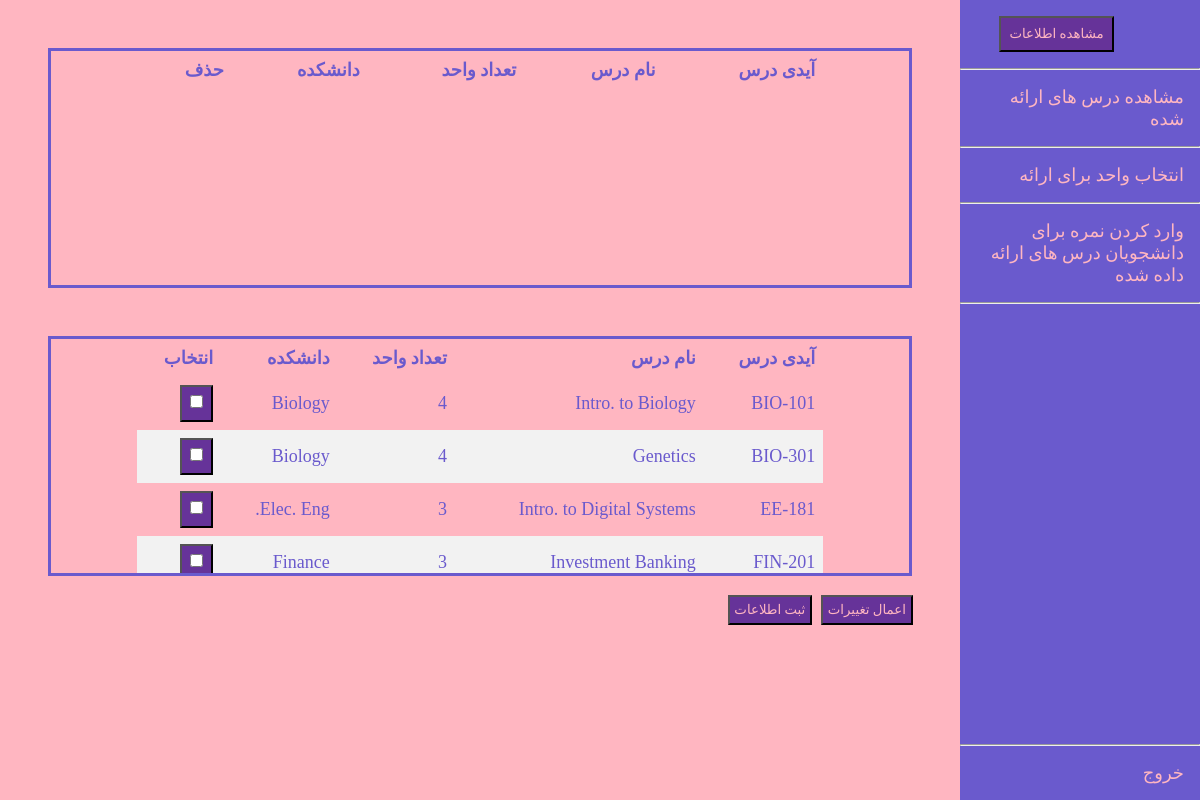
Page /instructor/instrEntekhabVahed.php on the committed database.
### tables this page shows
create table course
(course_id		varchar(8),
 title			varchar(50),
 dept_name		varchar(20),
 credits		numeric(2,0) check (credits > 0),
 primary key (course_id),
 foreign key (dept_name) references department (dept_name)
     on delete set null
);

### src/instructor/instrEntekhabVahed.php (the view, shortened to what this page needs)
<?php
require_once '../dbConfig.php';
?>
<!doctype html>
<html lang="en">
<head>
    <link rel="stylesheet" href="../style.css">
    <link href="https://v1.fontapi.ir/css/Shabnam" rel="stylesheet">
</head>
<body>
<div id="page">
    <?php
    require_once("instructorSideBar.php");
    ?>
    <div id="content" style="overflow-y: auto">
        <div class="table">
            <table id="mytable">
                <thead>
                <th>آیدی درس</th>
                <th>نام درس</th>
                <th>تعداد واحد</th>
                <th>دانشکده</th>
                <th>حذف</th>
                </thead>
            </table>
        </div>
        <div class="table">
            <table id="mytable">
                <thead>
                <th>آیدی درس</th>
                <th>نام درس</th>
                <th>تعداد واحد</th>
                <th>دانشکده</th>
                <th>انتخاب</th>
                </thead>
                <tbody>
                <?php
                $semester = $_SESSION['semester'];
                $year = $_SESSION['year'];
                $sql = "SELECT title,credits,dept_name,course_id FROM course WHERE course_id IN
  (SELECT course_id FROM section WHERE semester='$semester' AND year='$year' )";
                $query = $conn->query($sql);
                $results = $query->fetchAll(PDO::FETCH_ASSOC);
                if ($results) {
                    foreach ($results as $result) {
                        ?>
                        <tr>
                            <td>
                                <?php echo $result['course_id']; ?>
                            </td>
                            <td>
                                <?php echo $result['title']; ?>
                            </td>
                            <td>
                                <?php echo $result['credits']; ?>
                            </td>
                            <td>
                                <?php echo $result['dept_name']; ?>
                            </td>
                            <td>
                                <button>
                                    <input type="checkbox" name='course[]' value=<?php echo $result['course_id']; ?>>
                                </button>
                            </td>
                        </tr>
                        <?php
                    }
                }
                ?>
                </tbody>
            </table>
        </div>
        <div style="display: flex; flex-direction:row; padding-bottom:6%;margin: 2% 4% 2%;">
            <input id="save" name="submit" type="submit" value="اعمال تغییرات">
            <form method="post">
                <input type="submit" name="save" value="ثبت اطلاعات"/>
            </form>
        </div>
    </div>
</div>
</body>

### src/instructor/instructorSideBar.php (shortened to what this page needs)
<!doctype html>
<html lang="en">
<head>
    <link rel="stylesheet" href="../style.css">
    <link href="https://v1.fontapi.ir/css/Shabnam" rel="stylesheet">
</head>
<body>
<div id="sideBar">
    <div id="headerContainer">
        <button><a href="informationInstru.php">مشاهده اطلاعات</a></button>
    </div>
    <hr/>
    <ul>
        <li><a href="instructorLessons.php">مشاهده درس های ارائه شده</a></li>
        <hr/>
        <li><a href="instrEntekhabVahed.php">انتخاب واحد برای ارائه</a></li>
        <hr/>
        <li><a href="enterGrades.php">وارد کردن نمره برای دانشجویان درس های ارائه داده شده</a></li>
        <hr/>
        <div style="position: relative">
            <div style="position: fixed; bottom: 0; width: 20%">
                <hr/>
                <li><a href="../logout.php">خروج</a></li>
            </div>
        </div>
    </ul>
</div>
</body>
</html>

### src/style.css (style rules this page uses)
* { margin: 0; padding: 0; box-sizing: border-box; direction: rtl; font-family:Shabnam; text-align: right!important; overflow-y: hidden; }
html { height: 100%; }
body { height: 100%; margin: 0; }
#page { display: flex; height: 100%; font-size: 1.5vw !important; overflow:scroll; }
#headerContainer { display: flex; justify-content: space-around; align-items: baseline; margin: 1rem; font-size: large; }
#sideBar { display: flex; flex-direction: column; width: 20%; background-color: slateblue; color: lightpink; }
ul { list-style-type: none; }
li { margin: 1rem; }
#content { display: flex; flex-direction: column; background-color: lightpink; flex: 1 0 auto; color: slateblue; }
a:link { text-decoration: none; color: lightpink; }
button { color: lightpink; background-color: rebeccapurple; padding: 0.5rem !important; }

### src/student/stuStyle.php (style rules this page uses)
input[type=submit] { color: lightpink !important; background-color: rebeccapurple !important; padding: 0.3rem !important; margin-right: 1%; }
table { border-collapse: collapse; width: 80%; margin-right: auto; margin-left:auto ; }
th, td { text-align: left; padding: 8px; }
tr:nth-child(even) { background-color: #f2f2f2; }

### src/instructor/instrEntekhabVahed.php (style rules this page uses)
.table { height: 15rem; overflow-y: auto; margin: 5%; border: solid; margin-bottom: 0; }

### rows in the picture
course: course_id "BIO-101", title "Intro. to Biology", credits "4", dept_name "Biology"
course: course_id "BIO-301", title "Genetics", credits "4", dept_name "Biology"
course: course_id "EE-181", title "Intro. to Digital Systems", credits "3", dept_name "Elec. Eng."
course: course_id "FIN-201", title "Investment Banking", credits "3", dept_name "Finance"
